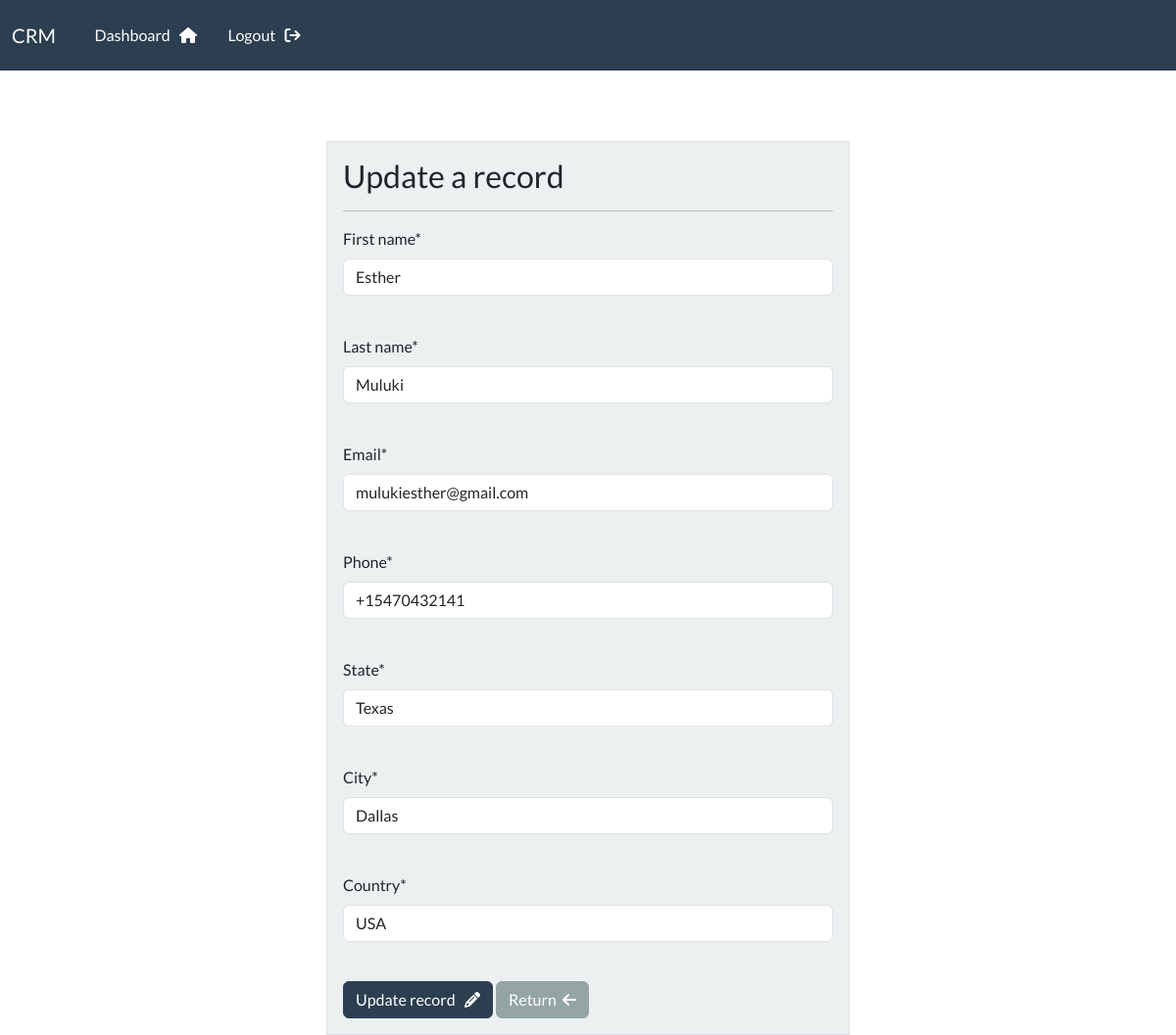
The app's page /update-record/3/ (signed in) with its own data.
### webapp/models.py (models this page shows, shortened)
class Record(models.Model):
    creation_date = models.DateTimeField(auto_now_add=True)
    first_name = models.CharField(max_length=100)
    last_name = models.CharField(max_length=100)
    email = models.CharField(max_length=255)
    phone = models.CharField(max_length=20)
    state = models.CharField(max_length=200)
    city = models.CharField(max_length=255)
    country = models.CharField(max_length=100)

### webapp/views.py (the view)
# urls.py: path('update-record/<int:pk>/', views.update_record, name="update-record"),
@login_required(login_url="login")
def update_record(request, pk):
    record = Record.objects.get(id=pk)
    form = UpdateRecordForm(instance=record)
    context = {
        'form': form,
        }  # Define context outside the if block
    if request.method == 'POST':
        form = UpdateRecordForm(instance=record, data=request.POST)
        if form.is_valid():
            form.save()
            messages.success(request,"Your record was updated!")
            return redirect('dashboard')
    return render(request, 'webapp/update-record.html', context)

### webapp/forms.py
class UpdateRecordForm(forms.ModelForm):
    class Meta:
        model = Record
        fields = ['first_name', 'last_name', 'email', 'phone','state','city','country']

### webapp/templates/webapp/update-record.html (shortened to what this page needs)
{% extends 'webapp/base.html'%}
{% load crispy_forms_tags %}
{% block content %}
<div class="container ">
    <div class="row mt-5">
     <div class="col-md-6 offset-md-3">
         <div class="border p-3 bg-light">
             <h3> Update a record </h3>
             <hr>
             <form method="POST">
                 {{form.first_name|as_crispy_field }}
                 <br>
                 {{form.last_name|as_crispy_field }}
                 <br>
                 {{form.email|as_crispy_field}}
                 <br>
                 {{form.phone|as_crispy_field}}
                 <br>
                 {{form.state|as_crispy_field}}
                 <br>
                 {{form.city|as_crispy_field}}
                 <br>
                 {{form.country|as_crispy_field}}
                 <br>
             <button type="submit" class="btn btn-primary "> Update record &nbsp; <i class="fa-solid fa-pencil"></i> </button>
             <a href="{% url 'dashboard' %}" class="btn btn-secondary">Return &nbsp;<i class="fa-solid fa-arrow-left"></i> </a>
         </form>
         </div>
     </div>
    </div>
 </div>
{% endblock %}

### records on screen
Record: first_name "Esther", last_name "Muluki", email "mulukiesther@gmail.com", phone "+15470432141", state "Texas", city "Dallas", country "USA"
